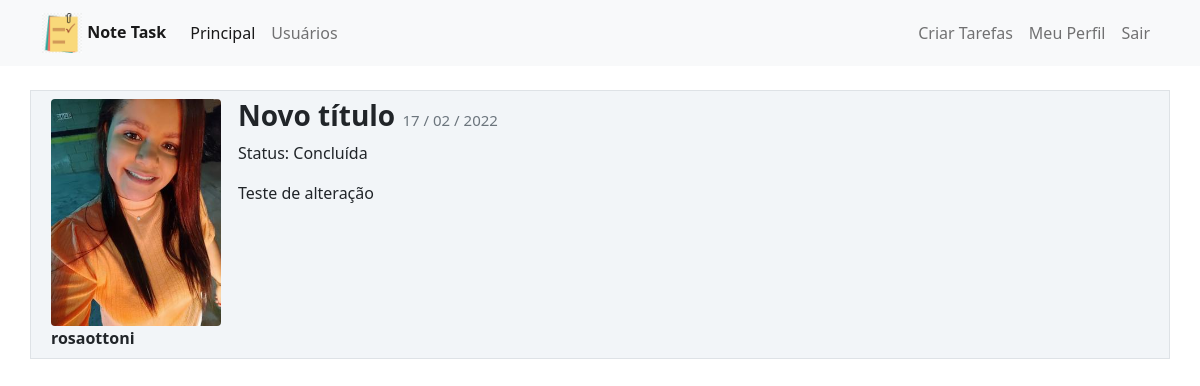
The page /expose_post/1 (signed in) on the database its author committed.
### general_system/models.py (models this page shows, shortened)
class Usuario(data_base.Model, UserMixin):
    id = data_base.Column(data_base.Integer, primary_key=True)
    username = data_base.Column(data_base.String, nullable=False)
    email = data_base.Column(data_base.String, nullable=False, unique=True)
    password = data_base.Column(data_base.String, nullable=False)
    perf_photo = data_base.Column(data_base.String, default='default.jpg')
    posts = data_base.relationship('Post', backref='autor', lazy=True)
    courses = data_base.Column(data_base.String, nullable=False, default='')

class Post(data_base.Model):
    id = data_base.Column(data_base.Integer, primary_key=True)
    title = data_base.Column(data_base.String, nullable=False)
    bory_text = data_base.Column(data_base.Text, nullable=False)
    date_create = data_base.Column(data_base.DateTime, nullable=False, default=datetime.utcnow)
    id_user = data_base.Column(data_base.Integer, data_base.ForeignKey('usuario.id'), nullable=False)
    status = data_base.Column(data_base.String, nullable=False)

### general_system/routes.py (the view)
@app.route('/expose_post/<post_id>', methods=['GET', 'POST'])
@login_required
def expose_post(post_id):
    post = Post.query.get(post_id)
    if current_user == post.autor:
        form_edit_post = FormCreatePost()
        if request.method == 'GET':
            form_edit_post.title.data = post.title
            form_edit_post.bory_text.data = post.bory_text
            form_edit_post.date.data = post.date_create
            form_edit_post.status.data = post.status
        elif form_edit_post.validate_on_submit():
            post.title = form_edit_post.title.data
            post.bory_text = form_edit_post.bory_text.data
            post.date_create = form_edit_post.date.data
            post.status = form_edit_post.status.data
            data_base.session.commit()
            flash(f'Post editado com sucesso!', 'alert-success')
            return redirect(url_for('home'))
    else:
        form_edit_post = None
    return render_template('expose_post.html', post=post, form_post=form_edit_post)

### general_system/models.py (called while the page is built)
@login_manager.user_loader
def load_user(id_user):
    return Usuario.query.get(int(id_user))

### general_system/templates/expose_post.html (shortened to what this page needs)
{% extends 'base.html' %}
{% block bory %}
    <div class="container mt-3">
        <div class="row border mt-4 p-2 publications">
            <div class="col col-2">
                <div class="image pe-3 "> <img src="{{url_for('static', filename='image_id_user/{}'.format(post.autor.perf_photo))}}" class="rounded" width="170"> </div>
                <strong>{{ post.autor.username }}</strong>
            </div>
            <div class="col col-9">
                <h3>
                    <strong> {{ post.title }}</strong>
                    <small class="text-muted" style="font-size: 15px">
                        {{ post.date_create.strftime('%d / %m / %Y')}}
                    </small>
                </h3>
                <p>Status: {{ post.status }}</p>
                <p>{{ post.bory_text }}</p>
            </div>
        </div>
    </div>
{% endblock %}

### general_system/static/main.css (style rules this page uses)
.publications { background: #f2f5f8 !important; }

### rows shown on the page
Usuario: perf_photo (picture), autor.username "rosaottoni"
Post: title "Novo título", date_create "17 / 02 / 2022", status "Concluída", bory_text "Teste de alteração"
